Frame 1 (no input): blank canvas, image omitted
Frame 60 (the mouse pressed at the canvas centre just before this capture): blank canvas, image omitted
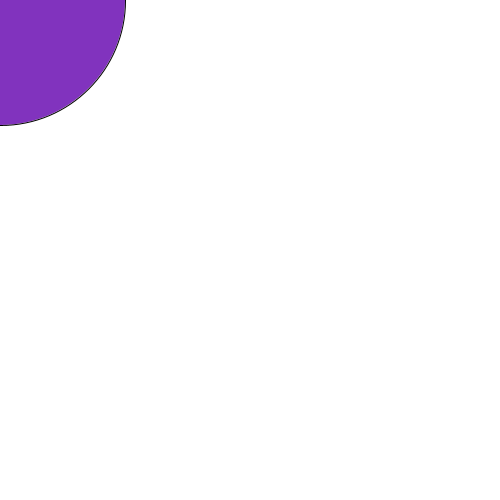
Frame 120 (the mouse held since frame 60 and released just before this capture)

The Processing sketch whose frames 1 and 60 were blank and that drew this single picture after the mouse press (run headless with seeded random() and noise(); from frame 60 on, the mouse is pressed at the canvas centre):

// Processing sketch: processing_36763
// ── processing_36763.pde



void setup() {
   size(500, 500);//tamanho da janela
  background(255);//cor do fundo
  smooth();//suavizaçao das formas
}

void draw() {
  
  
/*condiçao que diz que se o rato estiver a ser presionado cor 
preenchimento dos objectos vai ser aleatoria*/
if (mousePressed == true) {
   
  fill(random(200),random(200),random(200));//cor preenchimento dos objectos
  }
  
  /*desenha uma ellipse onde o tamanho da ellipse é igual 
      á difença entre a posiçao inicial
  do cursor e a posiçao actual*/
  ellipse(pmouseX, pmouseY, abs(pmouseX - mouseX), abs(pmouseX - mouseX));



    //condiçao, se premir a tecla "espaço" salva o frame numa imagem .jpg
  // e redesenha o background branco, 
  //subrepondo-se at tudo o que ja estava desenhado
  if(keyPressed) {
        if (key == ' ')
        {    
      
         background(255);     
     
     
        }
  }
         

 
}
